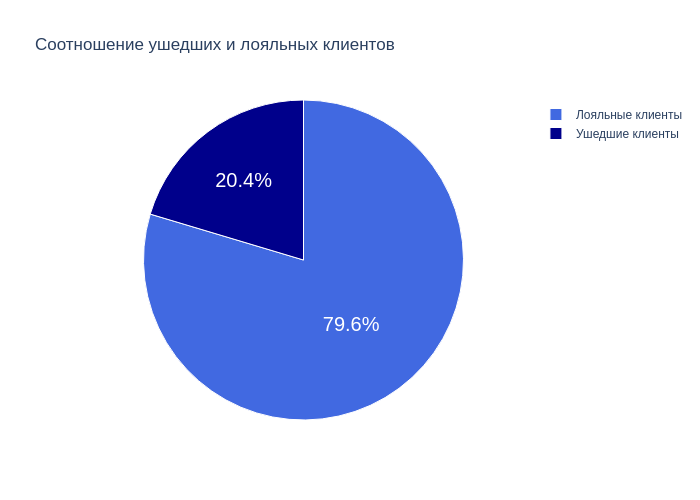
#> input picture practice_2/figures/fig_1.png, 700 x 500 px
$ jupyter execute --allow-errors practice_2.ipynb   (shell and % lines are left out)
#> lines starting #> are read from the running program, lines starting #| are printed output that depends on the picture
## Визуализация данных об оттоке клиентов банка

# Импорт библиотек

[cell 1]

import pandas as pd
import numpy as np

import plotly
import plotly.express as px
import plotly.graph_objects as go
from plotly.subplots import make_subplots

import seaborn as sns

import matplotlib.pyplot as plt

from PIL import Image

from google.colab import drive

# Загрузка данных

[cell 2]
drive.mount('/content/drive')

#> (a cell that did not finish here is left out)

# Подготовка данных

#> (a cell that did not finish here is left out)

#> (a cell that did not finish here is left out)

# Задача № 1
Каково соотношение ушедших и лояльных клиентов? Покажите это на графике и дайте комментарий по соотношению.

[cell 6]
# Задаём 2 вспомогательных списка
labels = ['Лояльные клиенты', 'Ушедшие клиенты']
colors = ['royalblue', 'darkblue']

#> (the rest of this cell did not finish here and is left out)

[cell 7]
# Выводим сохранённый график на Github
img = Image.open('figures/fig_1.png')
#> img is the input picture: PIL image 700x500 RGBA; mean R, G, B, A 207.9, 215.3, 243.5, 255
plt.imshow(img)
plt.axis('off')
plt.show()

**Комментарии:**

*   Круговая диаграмма лучше всех отображает данные, которые являются частью одного целого
*   Лояльных клиентов - 79,6% (7'963)
*   Ушедших клиентов - 20,4% (2'037)

# Задача № 2
Постройте график, показывающий распределение баланса пользователей, у которых на счету больше 2'500 долларов. Опишите распределение и сделайте выводы.

[cell 8]
fig = plt.figure(figsize = (10,7))
#> (the rest of this cell did not finish here and is left out)

[cell 9]
fig = plt.figure(figsize = (15, 5))
#> (the rest of this cell did not finish here and is left out)

**Комментарии:**

*   Для наглядности отображения распределения выбрана коробчатая диаграмма
*   Медианы находятся примерно в середине диапазона - около 120'000 долларов
*   Выбросы находятся ниже уровня 40'000 долларов и выше уровня 190'000 долларов

**Выводы:**
*   Основная часть клиентов, у которых на счету больше 2'500 долларов, находится в диапазоне от 100'000 до 140'000 долларов
*   Распределение похоже на нормальное


# Задача № 3
Посмотрите на распределение баланса клиента в разрезе признака оттока. Как различаются суммы на накопительном счёте ушедших и лояльных клиентов? Подумайте и напишите, с чем это может быть связано, что может не устраивать ушедших клиентов в банке.

[cell 10]
fig = make_subplots(rows = 1, cols = 2)

#> (the rest of this cell did not finish here and is left out)

[cell 11]
# Выводим сохранённый график на Github
img = Image.open('figures/fig_3.png')
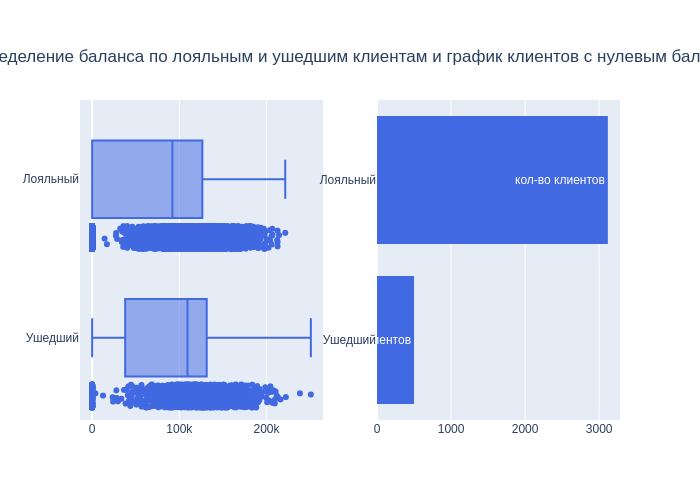
#> input picture practice_2/figures/fig_3.png, 700 x 500 px
#> img is the input picture: PIL image 700x500 RGBA; mean R, G, B, A 216.8, 225, 246.3, 255
plt.imshow(img)
plt.axis('off')
plt.show()

#> (a cell that did not finish here is left out)

[cell 13]
# Выводим сохранённые графики на Github
img = Image.open('figures/fig_3_1.png')
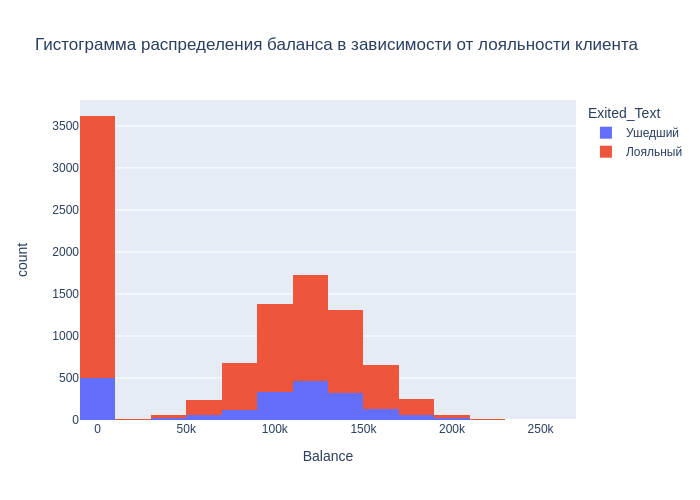
#> input picture practice_2/figures/fig_3_1.png, 700 x 500 px
#> img is the input picture: PIL image 700x500 RGBA; mean R, G, B, A 239.5, 232, 236.7, 255
plt.imshow(img)
plt.axis('off')
plt.show()

img = Image.open('figures/fig_3_2.png')
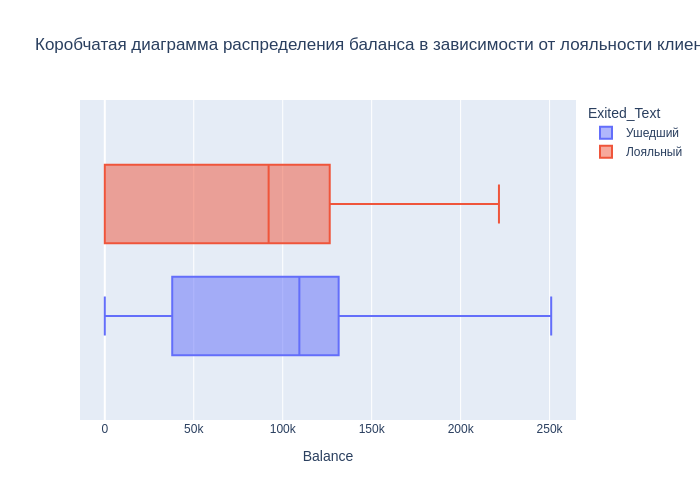
#> input picture practice_2/figures/fig_3_2.png, 700 x 500 px
#> img is the input picture: PIL image 700x500 RGBA; mean R, G, B, A 238.5, 237.1, 243.9, 255
plt.imshow(img)
plt.axis('off')
plt.show()

**Комментарии:**

*   Количество лояльных клиентов с нулевым балансом в несколько раз больше чем количество ушедших клиентов с нулевым балансом
*   Ушедших клиентов могут не устраивать продукты банка или лояльность

# Задача № 4
Посмотрите на распределение возраста в разрезе признака оттока. В какой группе больше потенциальных выбросов? На какую возрастную категорию клиентов стоит обратить внимание банку?

[cell 14]
fig = plt.figure(figsize = (10,7))

#> (the rest of this cell did not finish here and is left out)

**Комментарии:**

*   Потенциальных выбросов больше в группе Лояльных клиентов
*   Руководству банка следует обратить внимание на диапазон 20-30 лет, а также на диапазон 40-58 лет из за низкой лояльности
*   В диапазоне 30-40 лет и так всё неплохо

# Задача № 5
Постройте график, который показывает взаимосвязь кредитного рейтинга клиента и его предполагаемой зарплаты. Добавьте расцветку по признаку оттока клиентов. Какова взаимосвязь между признаками? Если не видите явной взаимосвязи, укажите это.

#> (a cell that did not finish here is left out)

[cell 16]
# Выводим сохранённый график на Github
img = Image.open('figures/fig_5.png')
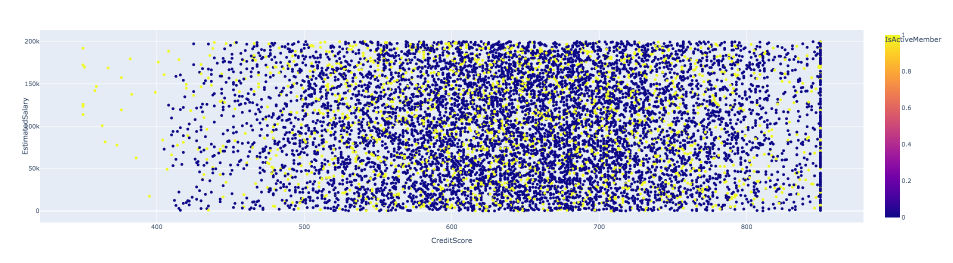
#> input picture practice_2/figures/fig_5.png, 1905 x 525 px (shown at 1/2 size)
#> img is the input picture: PIL image 1905x525 RGBA; mean R, G, B, A 207, 208.7, 223.7, 255
plt.imshow(img)
plt.axis('off')
plt.show()

**Комментарии:**

*   Взаимосвязь кредитного рейтинга клиента и его предполагаемой зарплаты отсутствует
*   Только у ушедших клиентов есть кредитный рейтинг ниже 400

# Задача № 6
Кто чаще уходит, мужчины или женщины? Постройте график, который иллюстрирует это.

#> (a cell that did not finish here is left out)

[cell 18]
# Выводим сохранённый график на Github
img = Image.open('figures/fig_6.png')
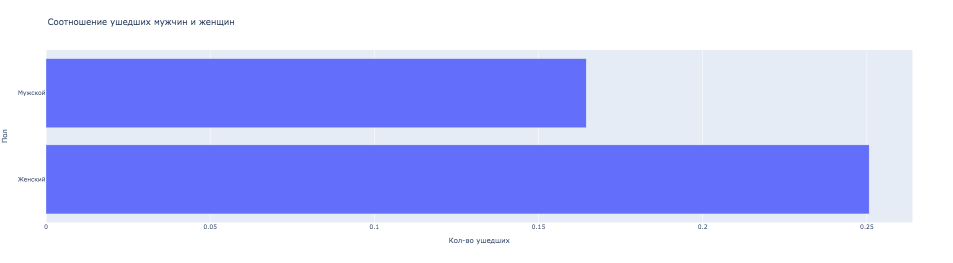
#> input picture practice_2/figures/fig_6.png, 1905 x 525 px (shown at 1/2 size)
#> img is the input picture: PIL image 1905x525 RGBA; mean R, G, B, A 190.3, 196, 250.7, 255
plt.imshow(img)
plt.axis('off')
plt.show()
